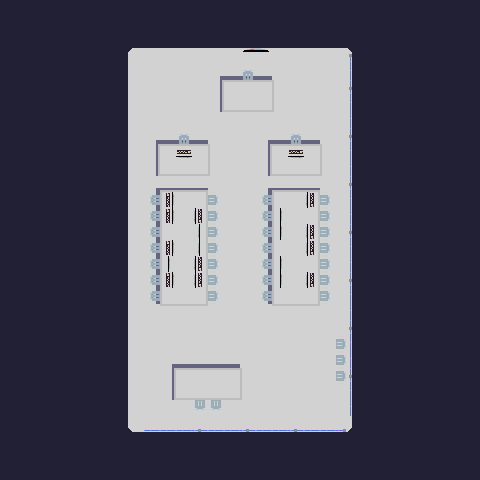

The image is a tile-based game level rendered from a .tmx file. Its description and source (layers, tilesets, objects; grid data summarised) follow:
An orthogonal 30x30 tile map with 16x16 px tiles, 5 tile layers (Background, Playable, Shadow, Detail, ...) and 63 objects.

<map version="1.10" tiledversion="1.10.2" orientation="orthogonal" renderorder="right-down" width="30" height="30" tilewidth="16" tileheight="16" infinite="0" nextlayerid="17" nextobjectid="112">
 <tileset firstgid="1" source="mac_lab_texture.tsx" />
 <layer id="8" name="Background" width="30" height="30">
  <data>[900 cells, 900 non-empty, 1 distinct tile ids]</data>
 </layer>
 <layer id="10" name="Playable" width="30" height="30">
  <data>[900 cells, 336 non-empty, 4 distinct tile ids]</data>
 </layer>
 <layer id="12" name="Shadow" width="30" height="30">
  <data>[900 cells, 49 non-empty, 3 distinct tile ids]</data>
 </layer>
 <layer id="11" name="Detail" width="30" height="30">
  <data>[900 cells, 84 non-empty, 4 distinct tile ids]</data>
 </layer>
 <layer id="14" name="Chairs and Computers" width="30" height="30">
  <data>[900 cells, 70 non-empty, 6 distinct tile ids]</data>
 </layer>
 <objectgroup id="16" name="Collision">
  <object id="3" x="158" y="144" width="52" height="32" />
  <object id="4" x="160" y="190" width="48" height="116" />
  <object id="5" x="270" y="144" width="52" height="32" />
  <object id="8" x="272" y="190" width="48" height="116" />
  <object id="9" x="222" y="80" width="52" height="32" />
  <object id="10" x="174" y="368" width="68" height="32" />
  <object id="11" x="243" y="48" width="26" height="4" />
  <object id="12" x="243" y="70" width="10" height="10" />
  <object id="13" x="179" y="134" width="10" height="10" />
  <object id="14" x="150" y="195" width="10" height="10" />
  <object id="17" x="150" y="211" width="10" height="10" />
  <object id="18" x="150" y="227" width="10" height="10" />
  <object id="19" x="150" y="243" width="10" height="10" />
  <object id="20" x="150" y="259" width="10" height="10" />
  <object id="22" x="150" y="275" width="10" height="10" />
  <object id="23" x="150" y="291" width="10" height="10" />
  <object id="24" x="291" y="134" width="10" height="10" />
  <object id="26" x="208" y="195" width="10" height="10" />
  <object id="27" x="208" y="211" width="10" height="10" />
  <object id="28" x="208" y="227" width="10" height="10" />
  <object id="30" x="208" y="243" width="10" height="10" />
  <object id="31" x="208" y="259" width="10" height="10" />
  <object id="32" x="208" y="275" width="10" height="10" />
  <object id="33" x="208" y="291" width="10" height="10" />
  <object id="34" x="320" y="195" width="10" height="10" />
  <object id="35" x="320" y="211" width="10" height="10" />
  <object id="36" x="320" y="227" width="10" height="10" />
  <object id="37" x="320" y="243" width="10" height="10" />
  <object id="39" x="320" y="259" width="10" height="10" />
  <object id="40" x="320" y="275" width="10" height="10" />
  <object id="41" x="320" y="291" width="10" height="10" />
  <object id="42" x="262" y="195" width="10" height="10" />
  <object id="43" x="262" y="211" width="10" height="10" />
  <object id="45" x="262" y="227" width="10" height="10" />
  <object id="46" x="262" y="243" width="10" height="10" />
  <object id="47" x="262" y="259" width="10" height="10" />
  <object id="48" x="262" y="275" width="10" height="10" />
  <object id="51" x="262" y="291" width="10" height="10" />
  <object id="54" x="195" y="400" width="10" height="10" />
  <object id="55" x="211" y="400" width="10" height="10" />
  <object id="56" x="336" y="339" width="10" height="10" />
  <object id="57" x="336" y="355" width="10" height="10" />
  <object id="60" x="336" y="371" width="10" height="10" />
  <object id="63" x="128" y="32" width="224" height="16" />
  <object id="64" x="352" y="48" width="16" height="384" />
  <object id="66" x="128" y="432" width="224" height="16" />
  <object id="73" x="112" y="48" width="16" height="384" />
  <object id="94" x="128" y="48" width="1" height="4" />
  <object id="95" x="129" y="48" width="1" height="3" />
  <object id="96" x="130" y="48" width="1" height="2" />
  <object id="97" x="131" y="48" width="1" height="1" />
  <object id="98" x="348" y="48" width="1" height="1" />
  <object id="99" x="349" y="48" width="1" height="2" />
  <object id="100" x="350" y="48" width="1" height="3" />
  <object id="101" x="351" y="48" width="1" height="4" />
  <object id="102" x="351" y="428" width="1" height="4" />
  <object id="104" x="350" y="429" width="1" height="3" />
  <object id="105" x="349" y="430" width="1" height="2" />
  <object id="106" x="348" y="431" width="1" height="1" />
  <object id="107" x="128" y="428" width="1" height="4" />
  <object id="108" x="129" y="429" width="1" height="3" />
  <object id="109" x="130" y="430" width="1" height="2" />
  <object id="110" x="131" y="431" width="1" height="1" />
 </objectgroup>
</map>